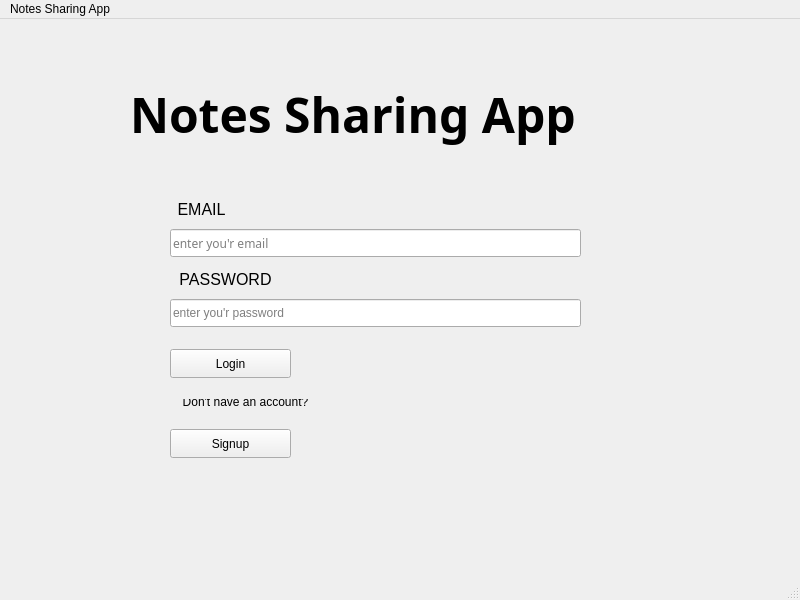
<?xml version="1.0" encoding="UTF-8"?>
<ui version="4.0">
 <class>MainWindow</class>
 <widget class="QMainWindow" name="MainWindow">
  <property name="geometry">
   <rect>
    <x>0</x>
    <y>0</y>
    <width>800</width>
    <height>600</height>
   </rect>
  </property>
  <property name="windowTitle">
   <string>MainWindow</string>
  </property>
  <widget class="QWidget" name="centralwidget">
   <widget class="QLineEdit" name="emailEdit">
    <property name="geometry">
     <rect>
      <x>170</x>
      <y>210</y>
      <width>411</width>
      <height>28</height>
     </rect>
    </property>
    <property name="font">
     <font>
      <family>Yu Gothic UI Semilight</family>
      <pointsize>9</pointsize>
     </font>
    </property>
    <property name="inputMask">
     <string/>
    </property>
    <property name="text">
     <string/>
    </property>
    <property name="alignment">
     <set>Qt::AlignmentFlag::AlignLeading|Qt::AlignmentFlag::AlignLeft|Qt::AlignmentFlag::AlignVCenter</set>
    </property>
    <property name="readOnly">
     <bool>false</bool>
    </property>
    <property name="placeholderText">
     <string>enter you'r email</string>
    </property>
   </widget>
   <widget class="QLineEdit" name="passwordEdit">
    <property name="geometry">
     <rect>
      <x>170</x>
      <y>280</y>
      <width>411</width>
      <height>28</height>
     </rect>
    </property>
    <property name="layoutDirection">
     <enum>Qt::LayoutDirection::LeftToRight</enum>
    </property>
    <property name="text">
     <string/>
    </property>
    <property name="echoMode">
     <enum>QLineEdit::EchoMode::Password</enum>
    </property>
    <property name="alignment">
     <set>Qt::AlignmentFlag::AlignLeading|Qt::AlignmentFlag::AlignLeft|Qt::AlignmentFlag::AlignVCenter</set>
    </property>
    <property name="dragEnabled">
     <bool>false</bool>
    </property>
    <property name="readOnly">
     <bool>false</bool>
    </property>
    <property name="placeholderText">
     <string>enter you'r password</string>
    </property>
   </widget>
   <widget class="QPushButton" name="loginButton">
    <property name="geometry">
     <rect>
      <x>170</x>
      <y>330</y>
      <width>121</width>
      <height>29</height>
     </rect>
    </property>
    <property name="text">
     <string>Login</string>
    </property>
   </widget>
   <widget class="QLabel" name="label">
    <property name="geometry">
     <rect>
      <x>170</x>
      <y>180</y>
      <width>63</width>
      <height>20</height>
     </rect>
    </property>
    <property name="font">
     <font>
      <pointsize>12</pointsize>
      <bold>false</bold>
     </font>
    </property>
    <property name="acceptDrops">
     <bool>false</bool>
    </property>
    <property name="text">
     <string>EMAIL</string>
    </property>
    <property name="alignment">
     <set>Qt::AlignmentFlag::AlignCenter</set>
    </property>
   </widget>
   <widget class="QLabel" name="label_3">
    <property name="geometry">
     <rect>
      <x>170</x>
      <y>250</y>
      <width>111</width>
      <height>20</height>
     </rect>
    </property>
    <property name="font">
     <font>
      <pointsize>12</pointsize>
      <bold>false</bold>
     </font>
    </property>
    <property name="acceptDrops">
     <bool>false</bool>
    </property>
    <property name="text">
     <string>PASSWORD</string>
    </property>
    <property name="alignment">
     <set>Qt::AlignmentFlag::AlignCenter</set>
    </property>
   </widget>
   <widget class="QLabel" name="label_2">
    <property name="geometry">
     <rect>
      <x>130</x>
      <y>40</y>
      <width>551</width>
      <height>111</height>
     </rect>
    </property>
    <property name="font">
     <font>
      <family>Segoe UI Variable Display Light</family>
      <pointsize>36</pointsize>
      <bold>true</bold>
     </font>
    </property>
    <property name="frameShape">
     <enum>QFrame::Shape::NoFrame</enum>
    </property>
    <property name="text">
     <string>Notes Sharing App</string>
    </property>
   </widget>
   <widget class="QLabel" name="label_4">
    <property name="geometry">
     <rect>
      <x>160</x>
      <y>380</y>
      <width>171</width>
      <height>20</height>
     </rect>
    </property>
    <property name="text">
     <string>Don't have an account?
</string>
    </property>
    <property name="alignment">
     <set>Qt::AlignmentFlag::AlignCenter</set>
    </property>
   </widget>
   <widget class="QPushButton" name="signupButton">
    <property name="geometry">
     <rect>
      <x>170</x>
      <y>410</y>
      <width>121</width>
      <height>29</height>
     </rect>
    </property>
    <property name="text">
     <string>Signup</string>
    </property>
   </widget>
  </widget>
  <widget class="QMenuBar" name="menubar">
   <property name="geometry">
    <rect>
     <x>0</x>
     <y>0</y>
     <width>800</width>
     <height>25</height>
    </rect>
   </property>
   <widget class="QMenu" name="menuNotes_Sharing_App">
    <property name="title">
     <string>Notes Sharing App</string>
    </property>
   </widget>
   <addaction name="menuNotes_Sharing_App"/>
  </widget>
  <widget class="QStatusBar" name="statusbar"/>
 </widget>
 <resources/>
 <connections/>
</ui>
